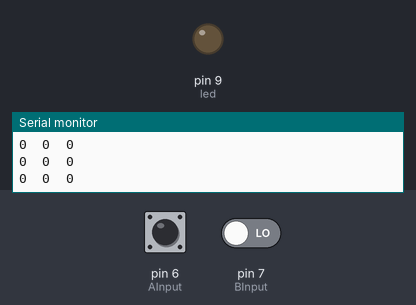
Recording of a sketch running on a simulated Arduino Uno, built with avr-gcc and run on an emulated ATmega328P. Parts: output pins drawn as LEDs (lit = HIGH), the last lines printed to the serial monitor. Dashed ring = blinking. The test bench sets the inputs (shaded band); at power-on: pin 6 (AInput) LOW, pin 7 (BInput) LOW.

Above: at 1.2 s.
1.3 s: pin 6 (AInput) driven HIGH
At 2.3 s:
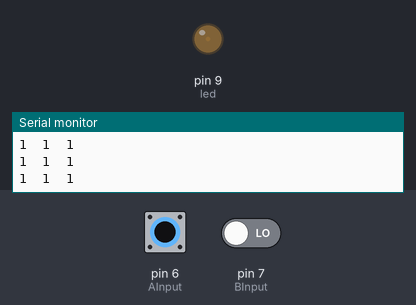
2.8 s: pin 7 (BInput) driven HIGH
At 3.5 s:
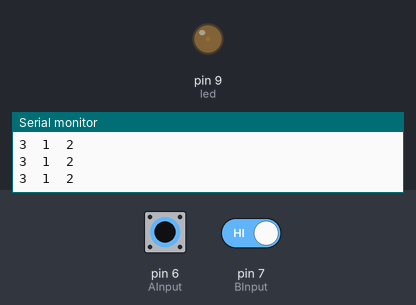
4.3 s: pin 7 (BInput) driven LOW
At 4.7 s:
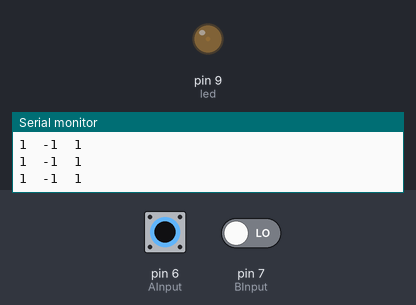
7.3 s: pin 6 (AInput) pulsed LOW 2 times (0.12 s each, 0.3 s apart)
At 7.51 s:
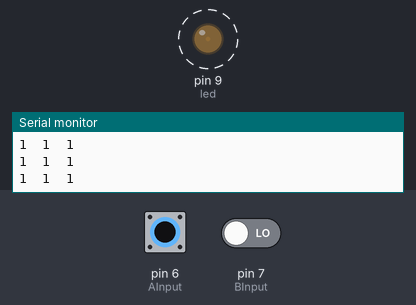
10.9 s: pin 6 (AInput) driven LOW
At 12.1 s:
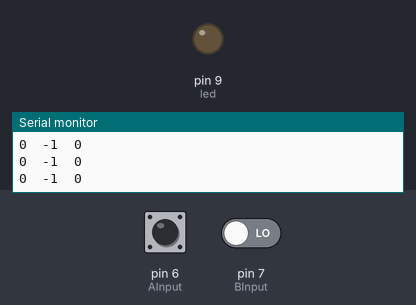
12.4 s: pin 7 (BInput) driven HIGH
At 13.5 s:
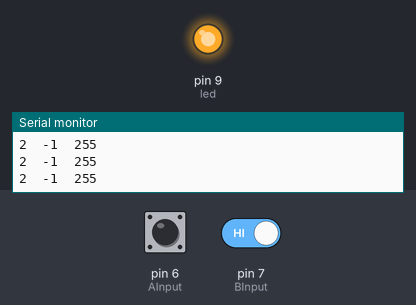
Timing chart, 0 to 14.9 s (numbered marks = the images above; inputs shaded):
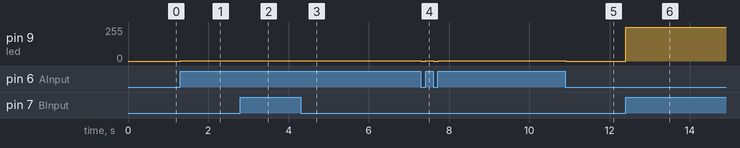

The sketch:

NanoRP2040_interrupt.ino
```cpp
const byte AInput = 6; // i have connected 2 1k resistor from pin 6 & 7 to 5V
const byte BInput = 7;
const int led = 9;
byte lastState = 0;
byte steps = 0;
int cw = 0;
byte AState = 0;
byte BState = 0;
byte State = 0;

void setup() {
  Serial.begin(9600);
  pinMode(AInput, INPUT);
  pinMode(BInput, INPUT);
}

void loop() {
  AState = digitalRead(AInput);
  BState = digitalRead(BInput) << 1;
  State = AState | BState;

  static const int8_t table[] = {
    0, 1, -1, 0, -1, 0, 0, 1, 1, 0, 0, -1, 0, -1, 1, 0
  };
  int8_t delta = table[(lastState << 2) | State];
  if (delta != 0) {
    steps += delta;
    cw = delta;
  }
  lastState = State;

  analogWrite(led, steps);
  Serial.print(State);
  Serial.print('\t');
  Serial.print(cw);
  Serial.print('\t');
  Serial.println(steps);
  // Replace delay(1) with a non-blocking delay using millis()
  static unsigned long lastUpdate = 0;
  if (millis() - lastUpdate >= 1) {
    lastUpdate += 1;
  }
}
```

Measured:
- after the input at 1.3 s, pin 9 (led): 0/255 → 1/255 at once
- after the input at 2.8 s, pin 9 (led): 1/255 → 2/255 at once
- after the input at 4.3 s, pin 9 (led): 2/255 → 1/255 at once
- after the input at 7.3 s, pin 9 (led): alternates 1/255 for 0.18 s and 0/255 for 0.12 s, 4 changes in all, then stays 1/255, starting at once
- after the input at 10.9 s, pin 9 (led): 1/255 → 0/255 at once
- after the input at 12.4 s, pin 9 (led): 0/255 → 255/255 at once
